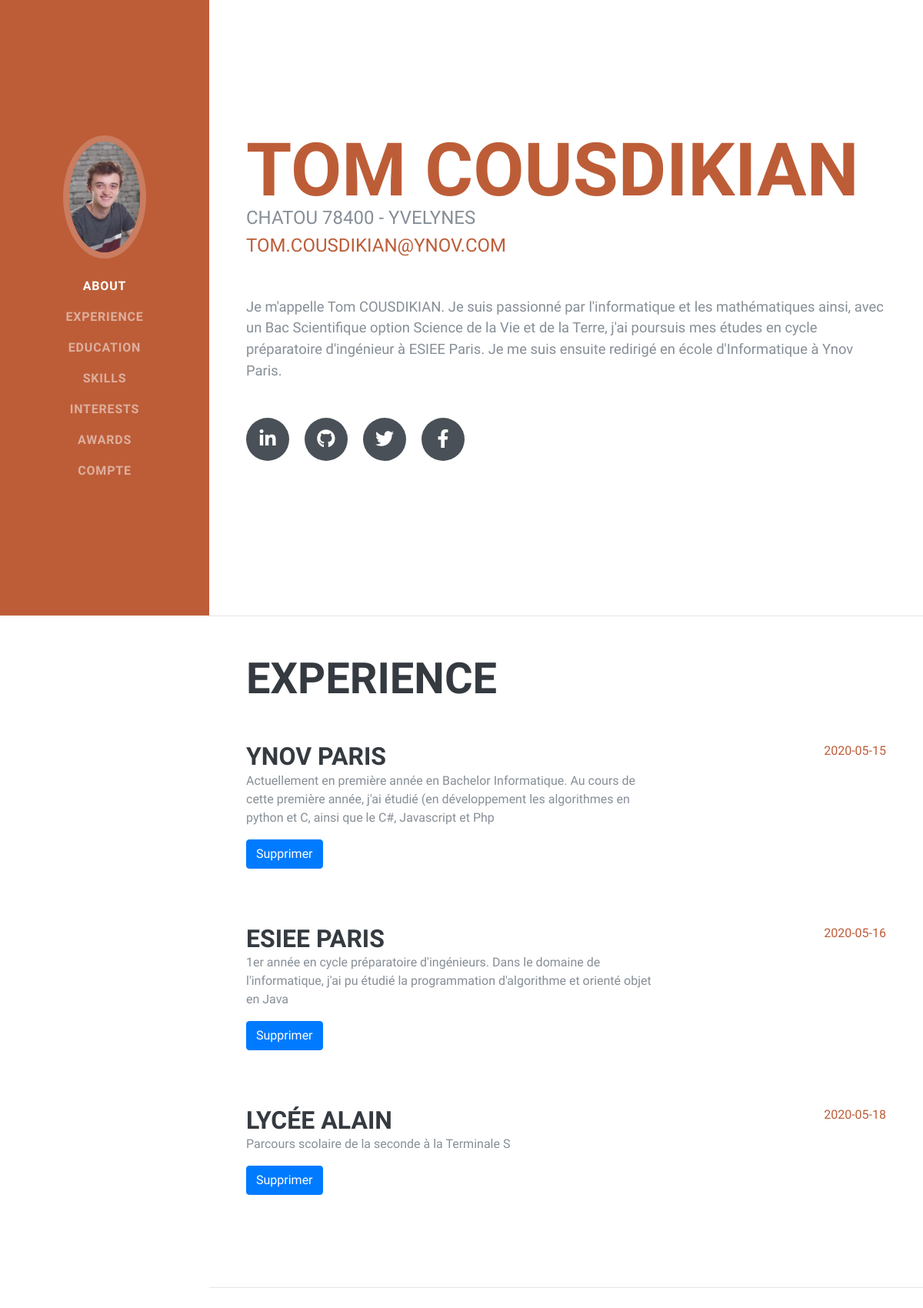
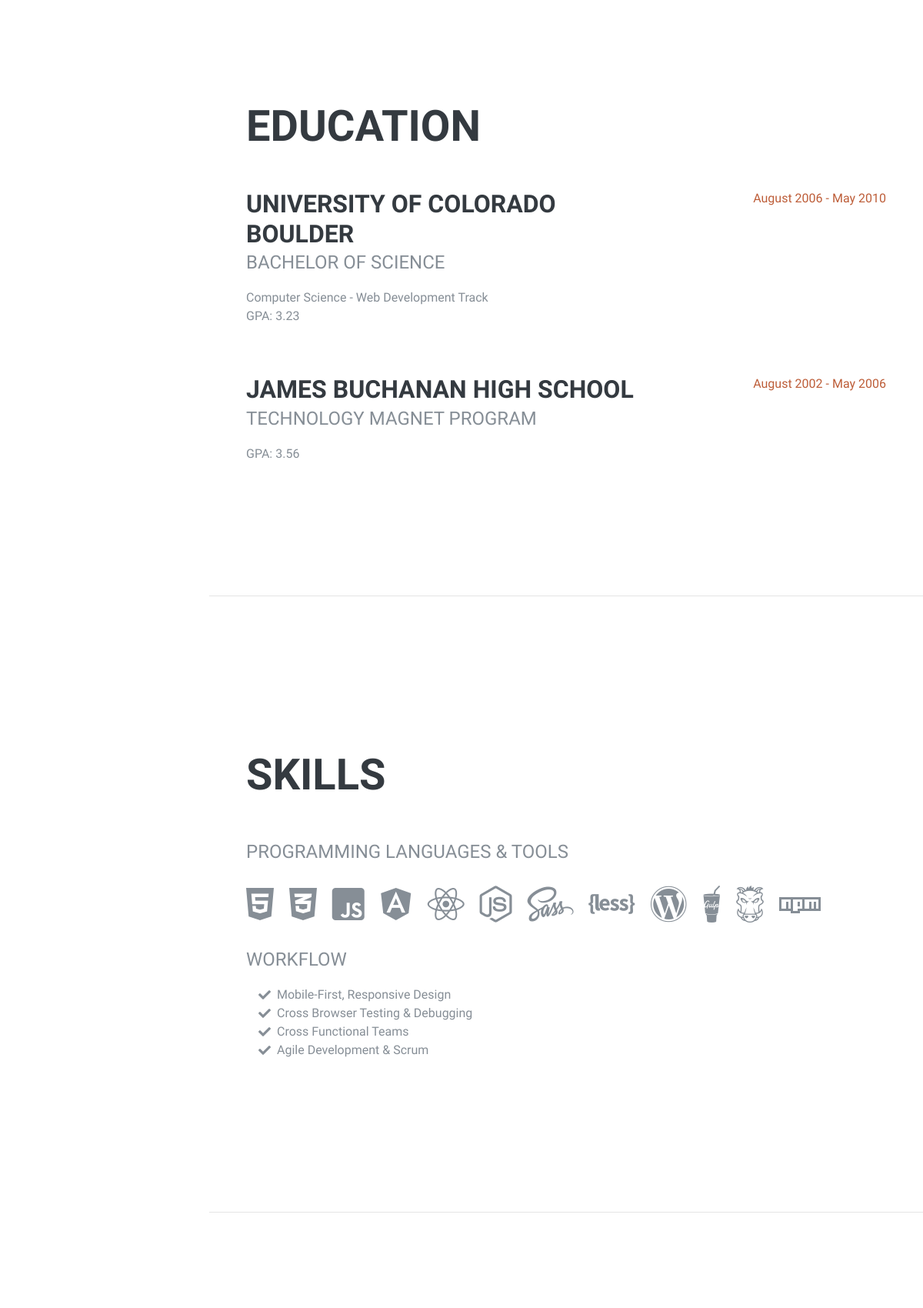
The page / (upper part) on the database its author committed (2 pictures, top to bottom).
### tables this page shows
CREATE TABLE `about` (
  `id_about` int(3) NOT NULL,
  `title` varchar(40) NOT NULL,
  `info` varchar(500) DEFAULT NULL,
  `texte` mediumtext NOT NULL
);

CREATE TABLE `experiences` (
  `id_experiences` int(3) NOT NULL,
  `title` varchar(20) DEFAULT NULL,
  `texte` varchar(1000) DEFAULT NULL,
  `date_redaction` date DEFAULT NULL
);

### index.php (the view, shortened to what this page needs)
<!DOCTYPE html>
<html lang="en">
<head>
  <link href="vendor/bootstrap/css/bootstrap.min.css" rel="stylesheet">
  <link href="vendor/fontawesome-free/css/all.min.css" rel="stylesheet">
  <link href="css/resume.min.css" rel="stylesheet">
</head>
<body id="page-top">
  <?php include("inc/header.inc.php"); ?>
  <div class="container-fluid p-0">
    <section class="resume-section p-3 p-lg-5 d-flex align-items-center" id="about">
      <div class="w-100">
        <?php
          include("inc/data.inc.php");
          $cv = $pdo->query("SELECT * FROM about");
          while ($about = $cv->fetch(PDO::FETCH_OBJ))
          {
        ?>
          <h1 class="mb-0">
          <span class="text-primary"><?php echo $about->title . "<br>"; ?></span>
        </h1>
        <div class="subheading mb-5"><?php echo $about->info . "<br>"; ?>
          <a href="mailto:name@email.com">tom.cousdikian@ynov.com</a>
        </div>
        <p class="lead mb-5"><?php echo $about->texte . "<br>"; ?></p>
        <div class="social-icons">
          <a href="#">
            <i class="fab fa-linkedin-in"></i>
          </a>
          <a href="#">
            <i class="fab fa-github"></i>
          </a>
          <a href="#">
            <i class="fab fa-twitter"></i>
          </a>
          <a href="#">
            <i class="fab fa-facebook-f"></i>
          </a>
        </div>
        <?php
            echo "<br>";
          }
        ?>
      </div>
    </section>
    <hr class="m-0">
    <section class="resume-section p-3 p-lg-5 d-flex justify-content-center" id="experience">
      <div class="w-100">
        <h2 class="mb-5">Experience</h2>
        <?php
          $pdo = new PDO("mysql:host=localhost;dbname=php_projet","root","", array
          (PDO::ATTR_ERRMODE=>PDO::ERRMODE_EXCEPTION));
          $result = $pdo->query("SELECT * FROM experiences");
          while ($experiences = $result->fetch(PDO::FETCH_OBJ))
          {
          ?>
          <div class="resume-item d-flex flex-column flex-md-row justify-content-between mb-5">
            <div class="resume-content">
              <h3 class="mb-0"><?php echo $experiences->title . "<br>"; ?>
              </h3>
              <p><?php echo $experiences->texte . "<br>"; ?></p>
              <form action="" method="post">
                  <button type="submit" class="btn btn-primary">Supprimer</button>
              </form>
            </div>
            <div class="resume-date text-md-right">
              <span class="text-primary"><?php echo $experiences->date_redaction . "<br>"; ?></span>
            </div>
          </div>
          <?php
              echo "<br>";
          }
          ?>
      </div>
    </section>
    <hr class="m-0">
    <section class="resume-section p-3 p-lg-5 d-flex align-items-center" id="education">
      <div class="w-100">
        <h2 class="mb-5">Education</h2>
        <div class="resume-item d-flex flex-column flex-md-row justify-content-between mb-5">
          <div class="resume-content">
            <h3 class="mb-0">University of Colorado Boulder</h3>
            <div class="subheading mb-3">Bachelor of Science</div>
            <div>Computer Science - Web Development Track</div>
            <p>GPA: 3.23</p>
          </div>
          <div class="resume-date text-md-right">
            <span class="text-primary">August 2006 - May 2010</span>
          </div>
        </div>
        <div class="resume-item d-flex flex-column flex-md-row justify-content-between">
          <div class="resume-content">
            <h3 class="mb-0">James Buchanan High School</h3>
            <div class="subheading mb-3">Technology Magnet Program</div>
            <p>GPA: 3.56</p>
          </div>
          <div class="resume-date text-md-right">
            <span class="text-primary">August 2002 - May 2006</span>
          </div>
        </div>
      </div>
    </section>
    <hr class="m-0">
    <section class="resume-section p-3 p-lg-5 d-flex align-items-center" id="skills">
      <div class="w-100">
        <h2 class="mb-5">Skills</h2>
        <div class="subheading mb-3">Programming Languages &amp; Tools</div>
        <ul class="list-inline dev-icons">
          <li class="list-inline-item">
            <i class="fab fa-html5"></i>
          </li>
          <li class="list-inline-item">
            <i class="fab fa-css3-alt"></i>
          </li>
          <li class="list-inline-item">
            <i class="fab fa-js-square"></i>
          </li>
          <li class="list-inline-item">
            <i class="fab fa-angular"></i>
          </li>
          <li class="list-inline-item">
            <i class="fab fa-react"></i>
          </li>
          <li class="list-inline-item">
            <i class="fab fa-node-js"></i>
          </li>
          <li class="list-inline-item">
            <i class="fab fa-sass"></i>
          </li>
          <li class="list-inline-item">
            <i class="fab fa-less"></i>
          </li>
          <li class="list-inline-item">
            <i class="fab fa-wordpress"></i>
          </li>
          <li class="list-inline-item">
            <i class="fab fa-gulp"></i>
          </li>
          <li class="list-inline-item">
            <i class="fab fa-grunt"></i>
          </li>
          <li class="list-inline-item">
            <i class="fab fa-npm"></i>
          </li>
        </ul>
        <div class="subheading mb-3">Workflow</div>
        <ul class="fa-ul mb-0">
          <li>
            <i class="fa-li fa fa-check"></i>
            Mobile-First, Responsive Design</li>
          <li>
            <i class="fa-li fa fa-check"></i>
            Cross Browser Testing &amp; Debugging</li>
          <li>
            <i class="fa-li fa fa-check"></i>
            Cross Functional Teams</li>
          <li>
            <i class="fa-li fa fa-check"></i>
            Agile Development &amp; Scrum</li>
        </ul>
      </div>
    </section>
    <hr class="m-0">
    <section class="resume-section p-3 p-lg-5 d-flex align-items-center" id="interests">
    </section>
      </div>
</body>
</html>

### inc/header.inc.php (shortened to what this page needs)
<nav class="navbar navbar-expand-lg navbar-dark bg-primary fixed-top" id="sideNav">
    <a class="navbar-brand js-scroll-trigger" href="#page-top">
      <span class="d-none d-lg-block">
        <img class="img-fluid img-profile rounded-circle mx-auto mb-2" src="img/profile.jpg" alt="">
      </span>
    </a>
    <div class="collapse navbar-collapse" id="navbarSupportedContent">
      <ul class="navbar-nav">
        <li class="nav-item">
          <a class="nav-link js-scroll-trigger" href="#about">About</a>
        </li>
        <li class="nav-item">
          <a class="nav-link js-scroll-trigger" href="#experience">Experience</a>
        </li>
        <li class="nav-item">
          <a class="nav-link js-scroll-trigger" href="#education">Education</a>
        </li>
        <li class="nav-item">
          <a class="nav-link js-scroll-trigger" href="#skills">Skills</a>
        </li>
        <li class="nav-item">
          <a class="nav-link js-scroll-trigger" href="#interests">Interests</a>
        </li>
        <li class="nav-item">
          <a class="nav-link js-scroll-trigger" href="#awards">Awards</a>
        </li>
        <li class="nav-item">
          <a class="nav-link js-scroll-trigger" href="#compte">Compte</a>
        </li>
      </ul>
    </div>
  </nav>

### rows shown on the page
about: title "TOM COUSDIKIAN", info "CHATOU 78400 - YVELYNES", texte "Je m'appelle Tom COUSDIKIAN. Je suis passionné par l'informatique et les mathématiques ainsi, avec un Bac Scientifique option Science de la Vie et de la Terre, j'ai poursuis mes études en cycle préparatoire d'ingénieur à ESIEE Paris. Je me suis ensuite redirigé en école d'Informatique à Ynov Paris."
experiences: title "YNOV PARIS", texte "Actuellement en première année en Bachelor Informatique. Au cours de cette première année, j'ai étudié (en développement les algorithmes en python et C, ainsi que le C#, Javascript et Php", date_redaction "2020-05-15"
experiences: title "ESIEE PARIS", texte "1er année en cycle préparatoire d'ingénieurs. Dans le domaine de l'informatique, j'ai pu étudié la programmation d'algorithme et orienté objet en Java", date_redaction "2020-05-16"
experiences: title "LYCÉE ALAIN", texte "Parcours scolaire de la seconde à la Terminale S", date_redaction "2020-05-18"
